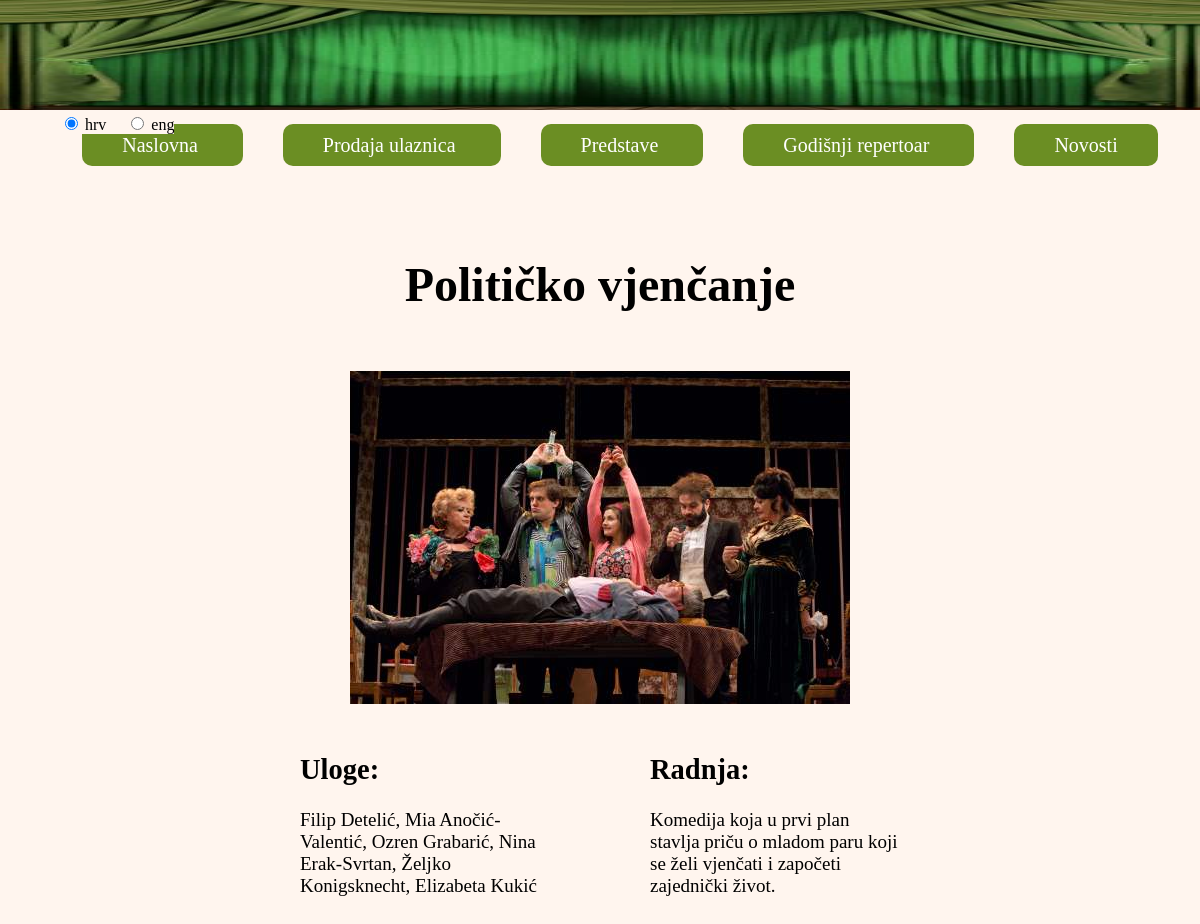
The page /politickoVjencanje.php on the database its author committed.
### tables this page shows
CREATE TABLE `jezik` (
  `naziv` varchar(30) DEFAULT NULL,
  `hrv` varchar(400) DEFAULT NULL,
  `eng` varchar(400) DEFAULT NULL
);

### politickoVjencanje.php (the view, shortened to what this page needs)
<!DOCTYPE html>
<html>
	<head>
		<?php
			$con = mysqli_connect("localhost", "root", "root", "kazaliste")
					or die("Neuspjesno spajanje na server");
			$con->set_charset('utf8');
		 ?>
		<link rel="stylesheet" type="text/css" href="mojstil.css">
		<header>
			<img src="zavjesa.jpg" alt="zavjesa" id="header">
			<form method="post" action="politickoVjencanje.php" class="izborJezika" name="izborJezika"
					onClick="document.forms.izborJezika.submit();">
				<?php
					if(empty($_POST) && !isset($_SESSION['language']))
						echo '<input type="radio" name="jezik" value="hrv" checked> hrv &nbsp;&nbsp;&nbsp;
								<input type="radio" name="jezik" value="eng"> eng';
				?>
			</form>
		</header>
	</head>
	<body>
		<ul>
			<a href="naslovna.php">
				<li>
					<?php
						$query = "SELECT * FROM jezik WHERE naziv='naslovna'";
						$result = mysqli_query($con, $query);
						$row = mysqli_fetch_array($result);
						if(!empty($_POST))
							echo $row[$_POST['jezik']];
						else if(empty($_POST) && !isset($_SESSION['language']))
							echo $row['hrv'];
						else if(empty($_POST) && isset($_SESSION['language']))
							echo $row[$_SESSION['language']];
				 	?>
				</li>
			</a>
			<a href="prodaja_ulaznica.php">
				<li>
					<?php
						$query = "SELECT * FROM jezik WHERE naziv='prodajaUlaznica'";
						$result = mysqli_query($con, $query);
						$row = mysqli_fetch_array($result);
						if(!empty($_POST))
							echo $row[$_POST['jezik']];
						else if(empty($_POST) && !isset($_SESSION['language']))
							echo $row['hrv'];
						else if(empty($_POST) && isset($_SESSION['language']))
							echo $row[$_SESSION['language']];
				 	?>
				</li>
			</a>
			<a href="predstave.php">
				<li>
					<?php
						$query = "SELECT * FROM jezik WHERE naziv='predstave'";
						$result = mysqli_query($con, $query);
						$row = mysqli_fetch_array($result);
						if(!empty($_POST))
							echo $row[$_POST['jezik']];
						else if(empty($_POST) && !isset($_SESSION['language']))
							echo $row['hrv'];
						else if(empty($_POST) && isset($_SESSION['language']))
							echo $row[$_SESSION['language']];
				 	?>
				</li>
			</a>
			<a href="godisnji_repertoar.php">
				<li>
					<?php
						$query = "SELECT * FROM jezik WHERE naziv='godišnjiRepertoar'";
						$result = mysqli_query($con, $query);
						$row = mysqli_fetch_array($result);
						if(!empty($_POST))
							echo $row[$_POST['jezik']];
						else if(empty($_POST) && !isset($_SESSION['language']))
							echo $row['hrv'];
						else if(empty($_POST) && isset($_SESSION['language']))
							echo $row[$_SESSION['language']];
				 	?>
				</li>
			</a>
			<a href="novosti.php">
				<li>
					<?php
						$query = "SELECT * FROM jezik WHERE naziv='novosti'";
						$result = mysqli_query($con, $query);
						$row = mysqli_fetch_array($result);
						if(!empty($_POST))
							echo $row[$_POST['jezik']];
						else if(empty($_POST) && !isset($_SESSION['language']))
							echo $row['hrv'];
						else if(empty($_POST) && isset($_SESSION['language']))
							echo $row[$_SESSION['language']];
				 	?>
				</li>
			</a>
		</ul>
		<div class="glavni">
			<h1>
				<?php
					$query = "SELECT * FROM jezik WHERE naziv='predstava5'";
					$result = mysqli_query($con, $query);
					$row = mysqli_fetch_array($result);
					if(!empty($_POST))
						echo $row[$_POST['jezik']];
					else if(empty($_POST) && !isset($_SESSION['language']))
						echo $row['hrv'];
					else if(empty($_POST) && isset($_SESSION['language']))
						echo $row[$_SESSION['language']];
				?>
			</h1>
			<br>
			<img src="politickoVjencanjeSlika.jpg" alt="Političko vjenčanje slika">
		</div>
		<div class="pomocni">
			<div class="donjiLijevi">
				<h2>
					<?php
						$query = "SELECT * FROM jezik WHERE naziv='uloge'";
						$result = mysqli_query($con, $query);
						$row = mysqli_fetch_array($result);
						if(!empty($_POST))
							echo $row[$_POST['jezik']];
						else if(empty($_POST) && !isset($_SESSION['language']))
							echo $row['hrv'];
						else if(empty($_POST) && isset($_SESSION['language']))
							echo $row[$_SESSION['language']];
					?>
				</h2>
				<?php
					$query = "SELECT * FROM jezik WHERE naziv='uloge5'";
					$result = mysqli_query($con, $query);
					$row = mysqli_fetch_array($result);
					if(!empty($_POST))
						echo $row[$_POST['jezik']];
					else if(empty($_POST) && !isset($_SESSION['language']))
						echo $row['hrv'];
					else if(empty($_POST) && isset($_SESSION['language']))
						echo $row[$_SESSION['language']];
				?>
			</div>
			<div class="donjiDesni">
				<h2>
					<?php
						$query = "SELECT * FROM jezik WHERE naziv='radnja'";
						$result = mysqli_query($con, $query);
						$row = mysqli_fetch_array($result);
						if(!empty($_POST))
							echo $row[$_POST['jezik']];
						else if(empty($_POST) && !isset($_SESSION['language']))
							echo $row['hrv'];
						else if(empty($_POST) && isset($_SESSION['language']))
							echo $row[$_SESSION['language']];
					?>
				</h2>
				<?php
					$query = "SELECT * FROM jezik WHERE naziv='radnja5'";
					$result = mysqli_query($con, $query);
					$row = mysqli_fetch_array($result);
					if(!empty($_POST))
						echo $row[$_POST['jezik']];
					else if(empty($_POST) && !isset($_SESSION['language']))
						echo $row['hrv'];
					else if(empty($_POST) && isset($_SESSION['language']))
						echo $row[$_SESSION['language']];
				?>
			</div>
		</div>
	</body>
</html>

### mojstil.css (style rules this page uses)
#header { min-width: 100%; height: 110px; }
body { background-color: SeaShell; width: 100%; margin-top: 0px; margin-left: 0px; }
li { display: inline; background-color: OliveDrab; padding: 10px 40px 10px; border-radius: 10px; font-size: 20px; }
ul { margin: 20px auto; text-align: center; }
ul a:link { text-decoration: none; color: white; margin: 20px; }
.izborJezika { background-color: SeaShell; position :absolute; margin-bottom: 0px; margin-left: 5%; }
.glavni { margin: 100px auto 20px; width: 600px; text-align: center; font-size: 24px; }
.pomocni { width: 600px; margin: 0 auto; }
.donjiLijevi { float: left; width: 250px; font-size: 19px; margin-bottom: 30px; }
.donjiDesni { float:right; width: 250px; font-size: 19px; margin-bottom: 30px; }

### rows shown on the page
jezik: hrv "Naslovna"
jezik: hrv "Prodaja ulaznica"
jezik: hrv "Predstave"
jezik: hrv "Godišnji repertoar"
jezik: hrv "Novosti"
jezik: hrv "Političko vjenčanje"
jezik: hrv "Uloge:"
jezik: hrv "Filip Detelić, Mia Anočić-Valentić, Ozren Grabarić, Nina Erak-Svrtan, Željko Konigsknecht, Elizabeta Kukić"
jezik: hrv "Radnja:"
jezik: hrv "Komedija koja u prvi plan stavlja priču o mladom paru koji se želi vjenčati i započeti zajednički život."
